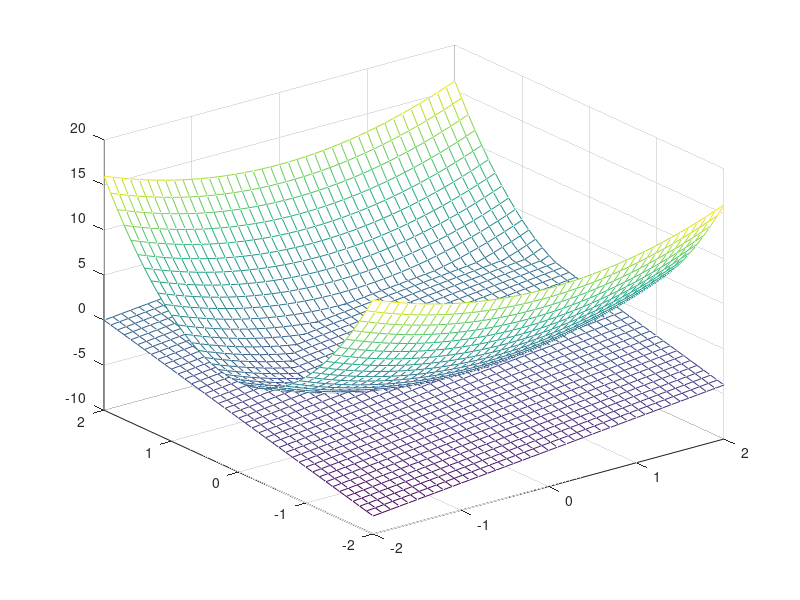

Recreate this plot in MATLAB.
function newtons_method()
clc
close all
global fcalls

x1 = -2:0.1:2;
x2 = x1;
[xx2,xx1] = meshgrid(x2,x1);
zz1 = 0*xx1;
zz2 = 0*xx1;

for idx = 1:length(x1)
    for jdx = 1:length(x2)
        xij = [x1(idx);x2(jdx)];
        out = f(xij);
        zz1(idx,jdx) = out(1);
        zz2(idx,jdx) = out(2);
    end
end

mesh(xx1,xx2,zz1)
hold on
mesh(xx1,xx2,zz2)

x = [1 2]';
fcalls = 0;
itermax = 1000;

for idx = 1:itermax
    s = -inv(Jnumerical(x))*f(x);
    xn = x + s;
    %fx = f(x);
    %fxn = f(xn);
    %plot3([x(1) xn(1)],[x(2) xn(2)],[fx(1) fxn(1)],'r-*','MarkerSize',20)
    %plot3([x(1) xn(1)],[x(2) xn(2)],[fx(2) fxn(2)],'g-*','MarkerSize',20)
    x = xn;
end
fcalls

x = [1 2]';
B = J(x);

fcalls = 0;

for idx = 1:itermax
    s = -inv(B)*f(x);    
    xn = x + s;
    y = f(xn)-f(x);
    %fx = f(x);
    %fxn = f(xn);
    if norm(s'*s) > 1e-4
        B = B + ((y-B*s)*s')/(s'*s);
    end
    %plot3([x(1) xn(1)],[x(2) xn(2)],[fx(1) fxn(1)],'r-s','MarkerSize',20)
    %plot3([x(1) xn(1)],[x(2) xn(2)],[fx(2) fxn(2)],'g-s','MarkerSize',20)
    x = xn;
end

fcalls

function out = f(x)
global fcalls

fcalls = fcalls + 1;
x1 = x(1);
x2 = x(2);

out = [x1+2*x2-2;
    x1^2+4*x2^2-4];

function out = J(x)
x1 = x(1);
x2 = x(2);
out = [1 2 ; 2*x1 8*x2];

function out = Jnumerical(x)
dx = 0.1;
out = [0;0];
f0 = f(x);
for idx = 1:2
    x(idx) = x(idx)+dx;
    out(:,idx) = (f(x)-f0)/dx;
    x(idx) = x(idx)-dx;
end
